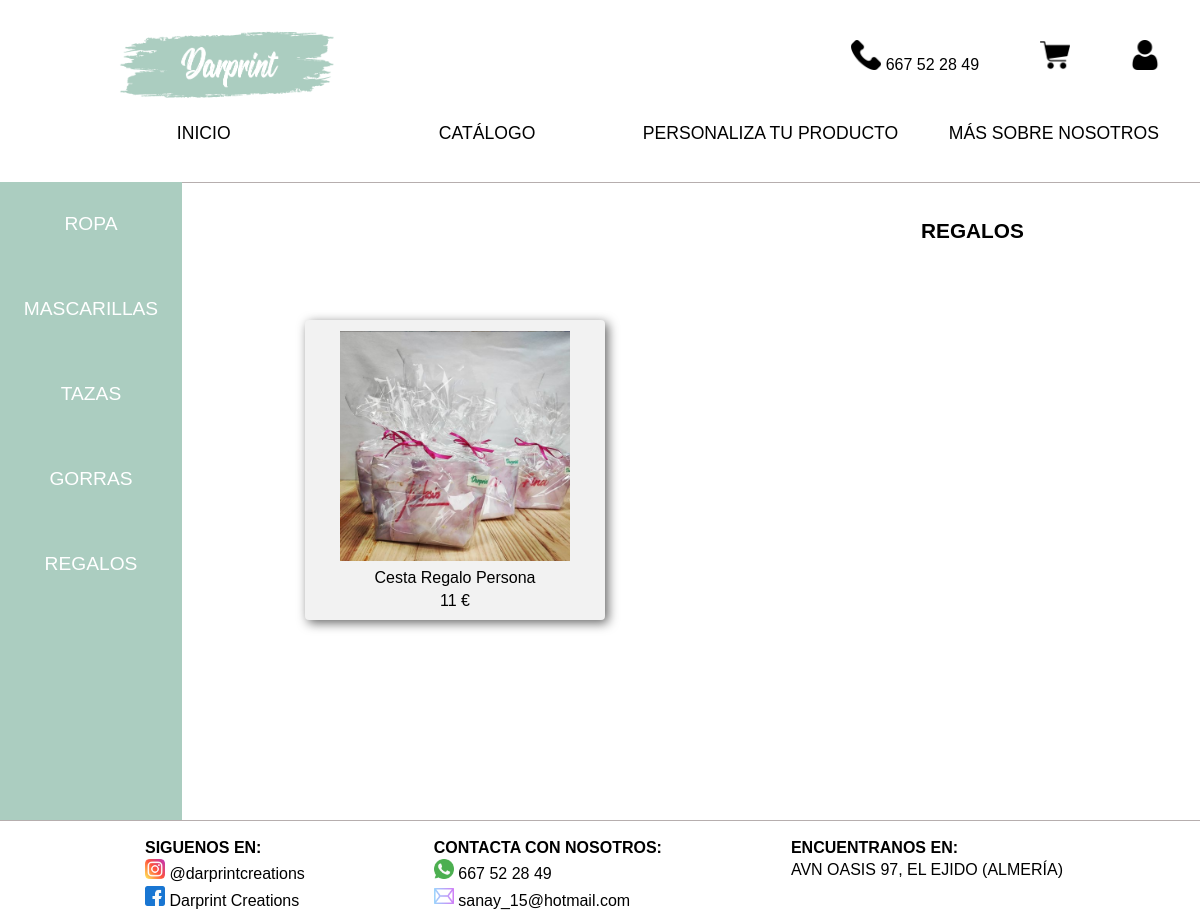
Page /regalos.php on the committed database.
### tables this page shows
CREATE TABLE `productos` (
  `id_producto` int(11) NOT NULL,
  `nombreProducto` varchar(20) NOT NULL,
  `id_categoria` int(20) NOT NULL,
  `descripcion` varchar(100) NOT NULL,
  `precio` double NOT NULL,
  `imagen` varchar(50) NOT NULL,
  `stock` int(11) NOT NULL
);

### regalos.php (the view, shortened to what this page needs)
<!DOCTYPE HTML>
<html lang="es">
<head>
	<link rel="stylesheet" href="estilocatalogo.css">
</head>
<body>
	<header class="header">
		<a href="pagprincipal.php" class="logo"><img
				src="http://localhost/TW/imagenes/logo.png" width="230"
				height="85" />
		</a>
		<div class="arriba">
			<a title="Telefono" class="telefono"><img
					src="http://localhost/TW/imagenes/telefono.png"
					width="30" height="30" /> 667 52 28 49</a>
			<a title="Carrito" class="carrito" href="cestaAdmin.php"><img
					src="http://localhost/TW/imagenes/carrito.png"
					alt="Carrito" width="30" height="30" /></a>
			<a title="Usuario" class="usuario" href="permisos.php"><img
					src="http://localhost/TW/imagenes/usuario.png"
					alt="Usuario" width="30" height="30" /></a>
		</div>
		<nav class="navigation">
			<ul>
				<li><a href="pagprincipal.php">INICIO</a></li>
				<li><a href="Catalogo.php">CATÁLOGO</a></li>
				<li><a href="personalizaTuProducto.php">PERSONALIZA TU PRODUCTO</a></li>
				<li><a href="masSobreNosotros.php">MÁS SOBRE NOSOTROS</a></li>
			</ul>
		</nav>
	</header>
	<div class="container">
			<div class="todosProductos">
   						<strong><a>REGALOS</a></strong>
   		</div>
   <div class="productos">
   <?php
		   $db_host="localhost";
		   $db_nombre="darprintcreations";
		   $db_usuario="root";
		   $db_contra="";
		   $conexion=mysqli_connect($db_host,$db_usuario,$db_contra,$db_nombre);
		   $consulta="select * FROM productos where id_categoria =5";
		   $resultado=$conexion->query($consulta);
		    if ($resultado) {
                         while ( $row = $resultado->fetch_array()) {
                            $nombreProducto = $row['nombreProducto'];
                            $precio = $row['precio'];
                            $imagen = $row['imagen'];
						 ?>
							<div class= producto>
								<a><img src="http://localhost/TW/imagenes/productos/<?php echo $imagen ?>" width="230" height="230" /></a>
									<div class="titulo" >
									   <?php echo $nombreProducto; ?>
									</div>
									<div class="precio" >
									 <?php echo $precio; ?> €
									</div>
							</div>
	<?php
						 }
			}
    ?>
    </div>
    <nav class="barra">
            <li><a href="ropa.php">ROPA</a>
            <li><a href="mascarillas.php">MASCARILLAS</a>
            <li><a href="tazas.php">TAZAS</a></li>
            <li><a href="gorras.php">GORRAS</a></li>
            <li><a href="regalos.php">REGALOS</a></li>
    </nav>
 </div>
	<footer class="footer">
		<div class="piedepagina">
			<div class="siguenos">
				<strong><a>SIGUENOS EN:</a></strong>
				<a title="Telefono" class="telefono"><img
						src="http://localhost/TW/imagenes/instagram.png"
						width="20" height="20" /> @darprintcreations</a>
				<a title="Telefono" class="telefono"><img
						src="http://localhost/TW/imagenes/facebook.png"
						width="20" height="20" /> Darprint Creations</a>
			</div>
			<div class="contacta">
				<strong><a>CONTACTA CON NOSOTROS:</a></strong>
				<a title="Telefono" class="telefono"><img
						src="http://localhost/TW/imagenes/whatsapp.png"
						width="20" height="20" /> 667 52 28 49</a>
				<a title="Telefono" class="telefono"><img
						src="http://localhost/TW/imagenes/correo.png"
						width="20" height="20" /> sanay_15@hotmail.com</a>
			</div>
			<div class="encuentra">
				<strong><a>ENCUENTRANOS EN:</a></strong>
				<a title="Telefono" class="telefono"> AVN OASIS 97, EL EJIDO (ALMERÍA)</a>
			</div>
		</div>
	</footer>
</body>
</html>

### estilocatalogo.css (style rules this page uses)
body { font-family: 'Gill Sans', 'Gill Sans MT', 'Calibri', 'Trebuchet MS', sans-serif; background-color:white; line-height: 1.4em; }
.container { padding-top: 2.5rem; margin-top:180px; width: 100%; text-align: center; min-height: calc( 100vh - 100px - 100px ); }
.header { background-color: white; color: black; padding: 1rem; border-bottom:solid 1px #b6aeae; position: fixed; height:150px; left:0; width:100%; right:0; top:0; }
.header a { margin: 0em .5em .5em 6em; }
.arriba { float: right; align-items: center; justify-content: space-between; margin: 1.5em .5em .5em .5em; }
.arriba a { text-align: right; margin: 1.5em 3em .5em 0.5em; }
.navigation { position: fixed; height:150px; left:0; width:100%; right:0; top:100px; }
.navigation ul { font-size: 110%; align-items: center; list-style: none; display: flex; justify-content: space-evenly; margin: 0em .5em 2em 1em; }
.navigation ul li { display: inline-block; height: 3rem; width: 170rem; }
.navigation ul li a { text-align: center; display: block; transition: all 0.2s; color: black; text-decoration:none; margin: .5em .5em .5em 1em; line-height: 3rem; }
.footer { position: absolute; left:0; width:100%; border-top:solid 1px #b6aeae; background: white; height: 100px; }
.piedepagina { margin: 1em .5em .5em 1em; justify-content: space-evenly; display: flex; }
.siguenos { flex-direction: column; display: flex; justify-content: space-evenly; }
.contacta { flex-direction: column; display: flex; }
.encuentra { flex-direction: column; display: flex; }
.container { display: flex; }
.container a { font-size: 130%; }
.barra { box-sizing: border-box; width: 182px; height:100%; position: fixed; top: 182px; left: 0; background-color:#ABCDC0; }
.barra li { list-style-type:none; position:relative; width:182px; height:85px; }
.barra li a { text-align:center; text-decoration:none; display:inline-block; padding:5px 10px; padding-top:30px; font-size:120%; width:160px; height:66px; border:1px solid #ABCDC0; color:#fff; background-color:#ABCDC0; position: relative; }
.productos { display: table; margin-bottom: 100px; }
.producto { background-color: #f2f2f2; box-shadow: 3px 3px 11px #666; border-radius: 4px; width: 300px; height: 300px; display: inline-block; margin-left: 297px; margin-top: 100px; }
.producto img { margin-right: 15.5px; padding-top: 11px; }
.titulo { text-align:center; }
.precio { text-align:center; }
.producto a { margin-left:15px; }
.todosProductos { position: absolute; left: 921px; height: 20px; }

### rows in the picture
productos: imagen (picture), nombreProducto "Cesta Regalo Persona", precio "11"
